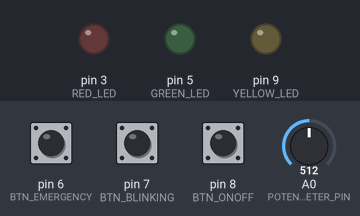
Simulated run of this program. Board: Arduino Uno, built with avr-gcc and run on an emulated ATmega328P. Shown: output pins drawn as LEDs (lit = HIGH). Inputs (shaded band) come from the test bench; at power-on: pin 7 (BTN_BLINKING) HIGH, pin 6 (BTN_EMERGENCY) HIGH, A0 (POTENTIOMETER_PIN) = 512, pin 8 (BTN_ONOFF) HIGH. What the program prints to the serial monitor is not drawn.

Above: at 1.2 s.
1.3 s: pin 7 (BTN_BLINKING) pulled LOW for 3.2 s
At 7.1 s:
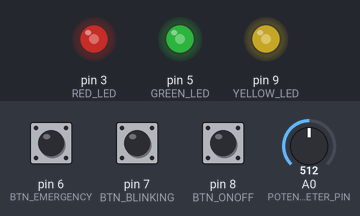
7.5 s: pin 6 (BTN_EMERGENCY) pulled LOW for 0.15 s
At 8.0 s:
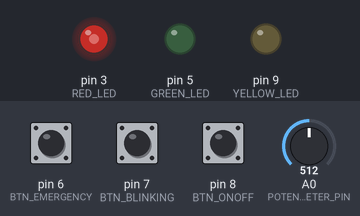
9.1 s: A0 (POTENTIOMETER_PIN) set to 716
At 9.7 s:
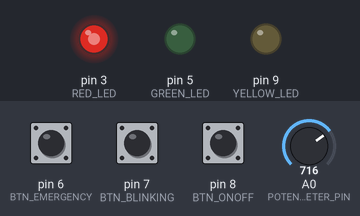
10.6 s: pin 6 (BTN_EMERGENCY) pulled LOW for 1 s
At 13.2 s:
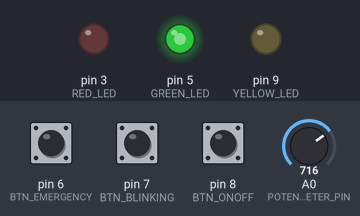
14.6 s: A0 (POTENTIOMETER_PIN) set to 900
At 16.1 s:
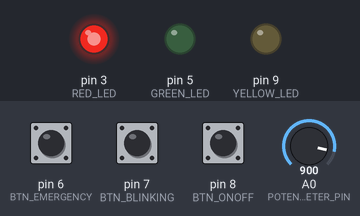
17.6 s: A0 (POTENTIOMETER_PIN) set to 511
Timing chart, 0 to 21.6 s (numbered marks = the images above; inputs shaded):
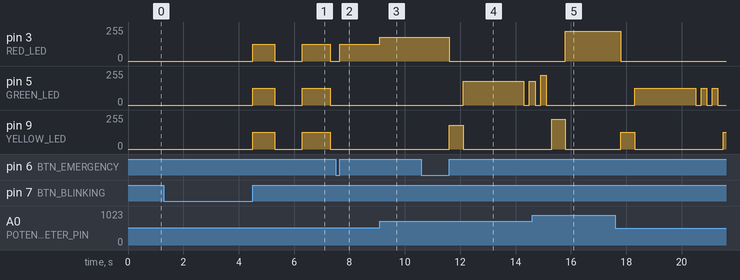

The program:

main.cpp
```cpp
#include <Arduino.h>
#include <TaskScheduler.h>
// LED 핀 정의
#define RED_LED 3
#define YELLOW_LED 9
#define GREEN_LED 5
// 버튼 핀 정의
#define BTN_EMERGENCY 6
#define BTN_BLINKING 7
#define BTN_ONOFF 8
// 가변저항 핀 정의
#define POTENTIOMETER_PIN A0
// LED 밝기 및 시스템 상태 변수
int ledBrightness = 255; // LED 기본 밝기
bool emergencyMode = false; // 비상 모드 활성화 여부
bool blinkingMode = false; // 블링크 모드 활성화 여부
bool systemOn = true; // 시스템 작동 여부
// 버튼 디바운싱 관련 변수
unsigned long lastDebounceTimeEmergency = 0;
unsigned long lastDebounceTimeBlinking = 0;
unsigned long lastDebounceTimeOnOff = 0;
const unsigned long debounceDelay = 50;
// 신호등 상태 관리 변수
int trafficState = 0;
unsigned long lastStateChangeTime = 0;
unsigned long trafficDelays[] = {2000, 500, 2000, 200, 130, 200, 130, 200, 130, 500};

Scheduler runner;
// 함수 선언
void blinkLEDs();
void toggleLEDs();
void emergencyModeOn();
void sendTrafficLightState();
void checkButtons();
// TaskScheduler 객체 생성
Task taskBlinking(500, TASK_FOREVER, &blinkLEDs, &runner, false);
Task taskToggleLEDs(100, TASK_FOREVER, &toggleLEDs, &runner, true);
Task taskEmergency(100, TASK_FOREVER, &emergencyModeOn, &runner, false);
Task taskSendTrafficState(500, TASK_FOREVER, &sendTrafficLightState, &runner, true);

#define RED_LED 3
#define YELLOW_LED 9
#define GREEN_LED 5
#define POTENTIOMETER_PIN A0

int previousBrightness = -1;

// LED 밝기 업데이트 함수
void updateLEDBrightness() {
    int sensorValue = analogRead(POTENTIOMETER_PIN);
    ledBrightness = map(sensorValue, 0, 1023, 0, 255);
}

String lastSentState = "";

// 신호등 상태를 시리얼로 전송하는 함수
void sendTrafficLightState() {
    String state;

    if (!systemOn) state = "OFF";
    else if (emergencyMode) state = "EMERGENCY"; // 🚨 이머전시 모드일 때 상태 전송
    else if (blinkingMode) state = "BLINKING";   // 🚨 블링크 모드일 때 상태 전송
    else {
        if (trafficState == 0) state = "RED";
        else if (trafficState == 1 || trafficState == 9) state = "YELLOW";
        else if (trafficState == 2) state = "GREEN";
        else if (trafficState >= 3 && trafficState <= 8) state = "GREEN_BLINK";
    }

    if (state != lastSentState) {
        Serial.print("<" + state + ">");
        lastSentState = state;
    }

    if (ledBrightness != previousBrightness) {
        Serial.print("[BRIGHTNESS:" + String(ledBrightness) + "]");
        previousBrightness = ledBrightness;
    }
}
// 신호등 LED 제어 함수
void toggleLEDs() {
    unsigned long now = millis();
    checkButtons();
    updateLEDBrightness();

    if (now - lastStateChangeTime >= trafficDelays[trafficState]) {
        lastStateChangeTime = now;
        trafficState = (trafficState + 1) % 10;

        analogWrite(RED_LED, (trafficState == 0) ? ledBrightness : 0);
        analogWrite(YELLOW_LED, (trafficState == 1 || trafficState == 9) ? ledBrightness : 0);
        analogWrite(GREEN_LED, (trafficState == 2 || trafficState == 3 || trafficState == 5 || trafficState == 7) ? ledBrightness : 0);
    }
}
// 비상 모드 실행 함수
void emergencyModeOn() {
    checkButtons();
    updateLEDBrightness();
    analogWrite(RED_LED, ledBrightness);
    analogWrite(YELLOW_LED, 0);
    analogWrite(GREEN_LED, 0);
}
// 블링크 모드 실행 함수
void blinkLEDs() {
    static unsigned long lastBlinkTime = 0;
    unsigned long now = millis();

    // 블링크 모드일 때만 실행
    if (!blinkingMode) return;

    if (now - lastBlinkTime > 500) {
        static bool state = false;
        state = !state;  // LED 상태 토글

        int brightness = state ? ledBrightness : 0;
        analogWrite(RED_LED, brightness);
        analogWrite(YELLOW_LED, brightness);
        analogWrite(GREEN_LED, brightness);

        lastBlinkTime = now;
    }

    // 🔥 블링크 중에도 웹에 상태 전송
    sendTrafficLightState();
}

// 버튼 입력 감지 및 처리 함수
void checkButtons() {
    unsigned long currentMillis = millis();

   if (digitalRead(BTN_EMERGENCY) == LOW && (currentMillis - lastDebounceTimeEmergency > debounceDelay)) {
    emergencyMode = !emergencyMode;

    if (emergencyMode) {
        taskEmergency.enable();
        taskBlinking.disable();
        taskToggleLEDs.disable();
        taskSendTrafficState.enable();  // ⭐️ Emergency 상태 전송

        Serial.println("<EMERGENCY MODE ENABLED>");
    } else {
        taskEmergency.disable();
        taskToggleLEDs.enable();
        taskSendTrafficState.enable();

        Serial.println("<EMERGENCY MODE DISABLED>");
    }
    lastDebounceTimeEmergency = currentMillis;
        while (digitalRead(BTN_EMERGENCY) == LOW);
    }

     if (digitalRead(BTN_BLINKING) == LOW && (currentMillis - lastDebounceTimeBlinking > debounceDelay)) {
        blinkingMode = !blinkingMode;
        if (blinkingMode) {
            taskBlinking.enable();
            taskToggleLEDs.disable(); // 🚨 신호등 작동 중지
            Serial.println("<BLINKING MODE ENABLED>");
        } else {
            taskBlinking.disable();
            taskToggleLEDs.enable(); // 🚦 신호등 다시 작동
            Serial.println("<BLINKING MODE DISABLED>");
        }
        lastDebounceTimeBlinking = currentMillis;
        while (digitalRead(BTN_BLINKING) == LOW);
    }

    if (digitalRead(BTN_ONOFF) == LOW && (currentMillis - lastDebounceTimeOnOff > debounceDelay)) {
        systemOn = !systemOn;
        if (systemOn) {
            taskToggleLEDs.enable();
            taskSendTrafficState.enable();
        } else {
            taskToggleLEDs.disable();
            taskBlinking.disable();
            taskEmergency.disable();
            taskSendTrafficState.disable();
            digitalWrite(RED_LED, LOW);
            digitalWrite(YELLOW_LED, LOW);
            digitalWrite(GREEN_LED, LOW);
            Serial.print("<OFF>");
        }
        lastDebounceTimeOnOff = currentMillis;
        while (digitalRead(BTN_ONOFF) == LOW);
    }
}

// 아두이노 초기 설정 함수
void setup() {
    pinMode(RED_LED, OUTPUT);
    pinMode(YELLOW_LED, OUTPUT);
    pinMode(GREEN_LED, OUTPUT);
    pinMode(BTN_EMERGENCY, INPUT_PULLUP);
    pinMode(BTN_BLINKING, INPUT_PULLUP);
    pinMode(BTN_ONOFF, INPUT_PULLUP);

    Serial.begin(115200);

    runner.addTask(taskToggleLEDs);
    runner.addTask(taskSendTrafficState);
    taskToggleLEDs.enable();
    taskSendTrafficState.enable();
}

// 메인 루프 함수
void loop() {
    checkButtons();
    if (systemOn) {
        runner.execute();
    }

    //시리얼 수신 처리 부분
    if (Serial.available() > 0) {
        String received = Serial.readStringUntil('>');
        int redDuration, yellowDuration, greenDuration;

        if (!blinkingMode && sscanf(received.c_str(), "<SET,R:%d,Y:%d,G:%d", &redDuration, &yellowDuration, &greenDuration) == 3) {
            trafficDelays[0] = redDuration;
            trafficDelays[1] = yellowDuration;
            trafficDelays[2] = greenDuration;

            Serial.println("Timings Updated");
        } else if (blinkingMode) {
            Serial.println("Ignored: Blinking Mode Active");
        }
    }
}
```

Measured:
- after the input at 1.3 s, pin 3 (RED_LED): 0/255 → 127/255 after 3.2 s instead of 4.9 s
- after the input at 7.5 s, pin 3 (RED_LED): 0/255 → 127/255 after 0.15 s instead of 0.80 s; pin 5 (GREEN_LED), pin 9 (YELLOW_LED): stays 0/255 (without the input it goes to 127/255 after 0.80 s)
- after the input at 9.1 s, pin 3 (RED_LED): 127/255 → 178/255 at once
- after the input at 10.6 s, pin 3 (RED_LED): 178/255 → 0/255 after 1.0 s; pin 5 (GREEN_LED): 0/255 → 178/255 after 1.5 s, → 0/255 2.2 s later, → 178/255 0.20 s later; pin 9 (YELLOW_LED): 0/255 → 178/255 after 1.0 s, → 0/255 0.50 s later
- after the input at 14.6 s, pin 3 (RED_LED): 0/255 → 224/255 after 1.2 s
